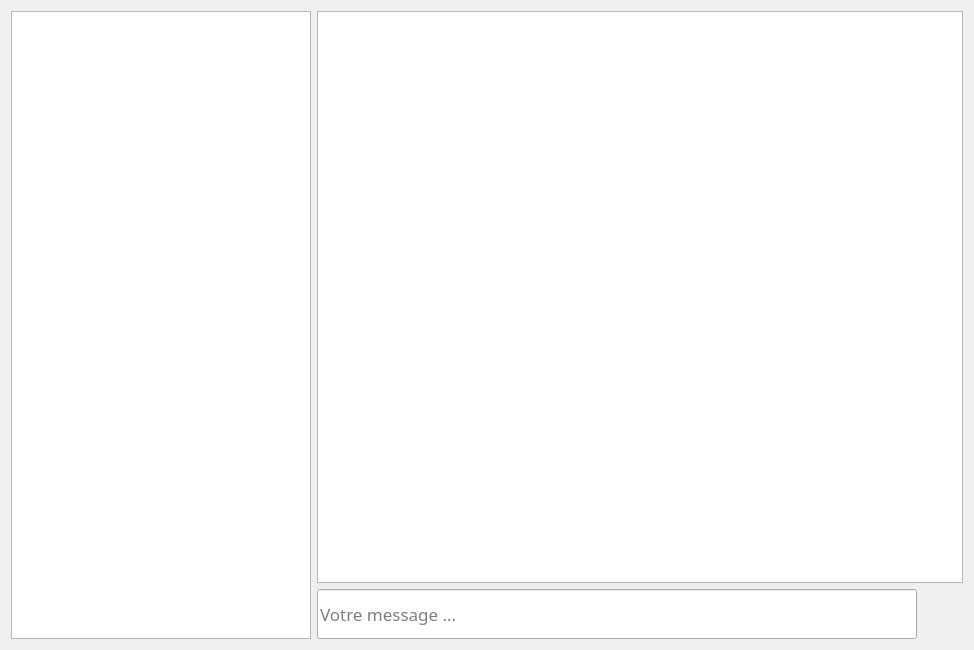
<?xml version="1.0" encoding="UTF-8"?>
<ui version="4.0">
 <class>uiMessage</class>
 <widget class="QDialog" name="uiMessage">
  <property name="geometry">
   <rect>
    <x>0</x>
    <y>0</y>
    <width>974</width>
    <height>650</height>
   </rect>
  </property>
  <property name="windowTitle">
   <string>Dialog</string>
  </property>
  <layout class="QHBoxLayout" name="horizontalLayout_2">
   <item>
    <widget class="QListWidget" name="User">
     <property name="maximumSize">
      <size>
       <width>300</width>
       <height>16777215</height>
      </size>
     </property>
     <property name="font">
      <font>
       <pointsize>12</pointsize>
      </font>
     </property>
    </widget>
   </item>
   <item>
    <layout class="QVBoxLayout" name="verticalLayout">
     <item>
      <widget class="QListWidget" name="Messages">
       <property name="font">
        <font>
         <pointsize>14</pointsize>
        </font>
       </property>
       <property name="styleSheet">
        <string notr="true"/>
       </property>
      </widget>
     </item>
     <item>
      <layout class="QHBoxLayout" name="horizontalLayout">
       <item>
        <widget class="QLineEdit" name="myMessage">
         <property name="minimumSize">
          <size>
           <width>500</width>
           <height>50</height>
          </size>
         </property>
         <property name="maximumSize">
          <size>
           <width>16777215</width>
           <height>50</height>
          </size>
         </property>
         <property name="font">
          <font>
           <family>MV Boli</family>
           <pointsize>13</pointsize>
           <weight>50</weight>
           <bold>false</bold>
           <kerning>true</kerning>
          </font>
         </property>
         <property name="placeholderText">
          <string>Votre message ...</string>
         </property>
        </widget>
       </item>
       <item>
        <widget class="QPushButton" name="sendMessage">
         <property name="minimumSize">
          <size>
           <width>0</width>
           <height>40</height>
          </size>
         </property>
         <property name="text">
          <string/>
         </property>
         <property name="icon">
          <iconset resource="Images.qrc">
           <normaloff>:/new/MenuInterface/Ressouces/rocket-512.png</normaloff>:/new/MenuInterface/Ressouces/rocket-512.png</iconset>
         </property>
         <property name="iconSize">
          <size>
           <width>30</width>
           <height>30</height>
          </size>
         </property>
         <property name="autoDefault">
          <bool>false</bool>
         </property>
         <property name="flat">
          <bool>true</bool>
         </property>
        </widget>
       </item>
      </layout>
     </item>
    </layout>
   </item>
  </layout>
 </widget>
 <resources>
  <include location="Images.qrc"/>
 </resources>
 <connections/>
</ui>
